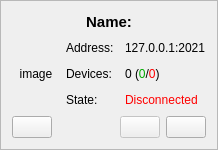
<?xml version="1.0" encoding="UTF-8"?>
<ui version="4.0">
 <class>GUI_Server</class>
 <widget class="QFrame" name="GUI_Server">
  <property name="geometry">
   <rect>
    <x>0</x>
    <y>0</y>
    <width>218</width>
    <height>150</height>
   </rect>
  </property>
  <property name="sizePolicy">
   <sizepolicy hsizetype="Fixed" vsizetype="Fixed">
    <horstretch>0</horstretch>
    <verstretch>0</verstretch>
   </sizepolicy>
  </property>
  <property name="windowTitle">
   <string>Form</string>
  </property>
  <property name="frameShape">
   <enum>QFrame::StyledPanel</enum>
  </property>
  <property name="frameShadow">
   <enum>QFrame::Sunken</enum>
  </property>
  <property name="lineWidth">
   <number>5</number>
  </property>
  <layout class="QGridLayout" name="gridLayout">
   <item row="1" column="1">
    <widget class="QLabel" name="addr_label">
     <property name="text">
      <string>Address:</string>
     </property>
    </widget>
   </item>
   <item row="2" column="1">
    <widget class="QLabel" name="dev_label">
     <property name="text">
      <string>Devices:</string>
     </property>
    </widget>
   </item>
   <item row="3" column="2">
    <widget class="QLabel" name="state">
     <property name="text">
      <string>&lt;html&gt;&lt;head/&gt;&lt;body&gt;&lt;p&gt;&lt;span style=&quot; color:#ff0000;&quot;&gt;Disconnected&lt;/span&gt;&lt;/p&gt;&lt;/body&gt;&lt;/html&gt;</string>
     </property>
    </widget>
   </item>
   <item row="1" column="2">
    <widget class="QLabel" name="address">
     <property name="text">
      <string>127.0.0.1:2021</string>
     </property>
    </widget>
   </item>
   <item row="0" column="0" colspan="3">
    <widget class="QLabel" name="name">
     <property name="font">
      <font>
       <pointsize>11</pointsize>
       <weight>75</weight>
       <bold>true</bold>
      </font>
     </property>
     <property name="text">
      <string>Name:</string>
     </property>
     <property name="alignment">
      <set>Qt::AlignCenter</set>
     </property>
    </widget>
   </item>
   <item row="2" column="2">
    <widget class="QLabel" name="devices">
     <property name="text">
      <string>&lt;html&gt;&lt;head/&gt;&lt;body&gt;&lt;p&gt;0  (&lt;span style=&quot; color:#00aa00;&quot;&gt;0&lt;/span&gt;/&lt;span style=&quot; color:#ff0000;&quot;&gt;0&lt;/span&gt;)&lt;/p&gt;&lt;/body&gt;&lt;/html&gt;</string>
     </property>
    </widget>
   </item>
   <item row="3" column="1">
    <widget class="QLabel" name="state_label">
     <property name="text">
      <string>State:</string>
     </property>
    </widget>
   </item>
   <item row="1" column="0" rowspan="3">
    <widget class="QLabel" name="image">
     <property name="minimumSize">
      <size>
       <width>48</width>
       <height>48</height>
      </size>
     </property>
     <property name="maximumSize">
      <size>
       <width>48</width>
       <height>48</height>
      </size>
     </property>
     <property name="frameShape">
      <enum>QFrame::NoFrame</enum>
     </property>
     <property name="frameShadow">
      <enum>QFrame::Plain</enum>
     </property>
     <property name="text">
      <string>image</string>
     </property>
     <property name="alignment">
      <set>Qt::AlignCenter</set>
     </property>
    </widget>
   </item>
   <item row="4" column="0" colspan="3">
    <layout class="QHBoxLayout" name="horizontalLayout">
     <item>
      <widget class="QPushButton" name="connect">
       <property name="minimumSize">
        <size>
         <width>0</width>
         <height>0</height>
        </size>
       </property>
       <property name="maximumSize">
        <size>
         <width>16777215</width>
         <height>16777215</height>
        </size>
       </property>
       <property name="text">
        <string/>
       </property>
       <property name="icon">
        <iconset resource="img.qrc">
         <normaloff>:/disconnect</normaloff>:/disconnect</iconset>
       </property>
      </widget>
     </item>
     <item>
      <spacer name="horizontalSpacer">
       <property name="orientation">
        <enum>Qt::Horizontal</enum>
       </property>
       <property name="sizeHint" stdset="0">
        <size>
         <width>40</width>
         <height>20</height>
        </size>
       </property>
      </spacer>
     </item>
     <item>
      <widget class="QPushButton" name="list">
       <property name="enabled">
        <bool>false</bool>
       </property>
       <property name="minimumSize">
        <size>
         <width>0</width>
         <height>0</height>
        </size>
       </property>
       <property name="maximumSize">
        <size>
         <width>16777215</width>
         <height>16777215</height>
        </size>
       </property>
       <property name="text">
        <string/>
       </property>
       <property name="icon">
        <iconset resource="img.qrc">
         <normaloff>:/list</normaloff>:/list</iconset>
       </property>
      </widget>
     </item>
     <item>
      <widget class="QPushButton" name="edit">
       <property name="minimumSize">
        <size>
         <width>0</width>
         <height>0</height>
        </size>
       </property>
       <property name="maximumSize">
        <size>
         <width>16777215</width>
         <height>16777215</height>
        </size>
       </property>
       <property name="text">
        <string/>
       </property>
       <property name="icon">
        <iconset resource="img.qrc">
         <normaloff>:/edit</normaloff>:/edit</iconset>
       </property>
      </widget>
     </item>
    </layout>
   </item>
  </layout>
 </widget>
 <tabstops>
  <tabstop>connect</tabstop>
  <tabstop>list</tabstop>
  <tabstop>edit</tabstop>
 </tabstops>
 <resources>
  <include location="img.qrc"/>
 </resources>
 <connections/>
 <slots>
  <signal>signalConnect()</signal>
 </slots>
</ui>
